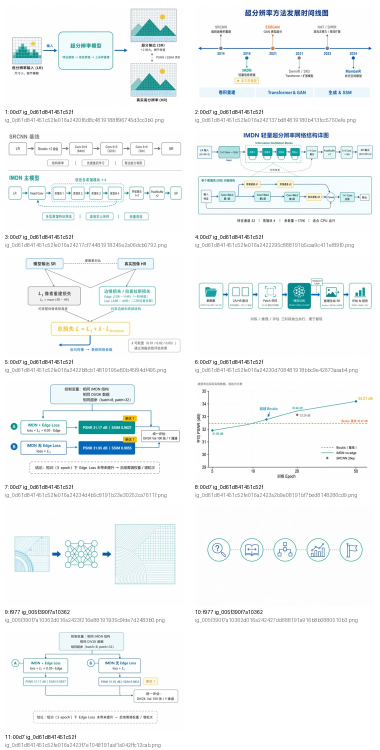
#> input picture 大三下/视觉计算/sr_course_design/report/generated_images_preview.jpg, 760 x 1500 px, found by its file name (shown at 1/2 size)
$ python -i generate_report_assets.py   (imports and definitions only)
#> lines starting #> are read from the running program, lines starting #| are printed output that depends on the picture
#> in save_visual_comparison, hr_image is the input picture: PIL image 760x1500 RGB; mean R, G, B 242.2, 246, 246.3
from __future__ import annotations

import csv
from pathlib import Path

import matplotlib.pyplot as plt
import numpy as np
from PIL import Image, ImageOps, ImageDraw


PROJECT_ROOT = Path(__file__).resolve().parents[1]
FIG_DIR = PROJECT_ROOT / "report" / "figures"
# [1 line not run here, left out]


def read_csv(path: Path) -> list[dict[str, str]]:
    with path.open("r", encoding="utf-8", newline="") as file:
        return list(csv.DictReader(file))


# [392 lines left out: functions split_epoch_runs, metric_average, save_training_curve, save_metric_bar, _metric_records, save_extended_experiment_bar and 7 more, not called in this run]


def _crop_box(image: Image.Image) -> tuple[int, int, int, int]:
    crop_w = min(480, image.width // 2)
#> crop_w = 380
    crop_h = min(480, image.height // 2)
#> crop_h = 480
    left = max(0, image.width // 2 - crop_w // 2)
#> left = 190
    top = max(0, image.height // 2 - crop_h // 2)
#> top = 510
    return left, top, left + crop_w, top + crop_h


# [5 lines left out: function _preferred_imdn_metrics_path, not called in this run]


def _preferred_imdn_result_dir() -> Path:
    long_dir = PROJECT_ROOT / "results_10pt" / "div2k" / "imdn_no_edge_50ep_x2_eval"
    if long_dir.exists():
        return long_dir
    return PROJECT_ROOT / "results" / "imdn_x2_no_edge_eval"


def save_visual_comparison(filename: str, output_name: str) -> None:
    paths = {
        "LR Input": PROJECT_ROOT / "data" / "eval" / "LR" / filename,
        "Bicubic": PROJECT_ROOT / "results" / "bicubic_x2_eval" / filename,
        "IMDN 50ep": _preferred_imdn_result_dir() / filename,
        "HR Target": PROJECT_ROOT / "data" / "eval" / "HR" / filename,
    }

    hr_image = Image.open(paths["HR Target"]).convert("RGB")
    box = _crop_box(hr_image)
#> box = (190, 510, 570, 990)

    panels: list[Image.Image] = []
    for label, path in paths.items():
        image = Image.open(path).convert("RGB")
        if label == "LR Input":
            image = image.resize((hr_image.width, hr_image.height), Image.BICUBIC)
        crop = image.crop(box)
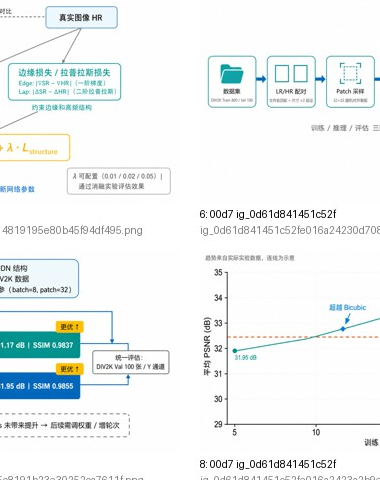
#> crop: PIL image 380x480 RGB; mean R, G, B 239.7, 244.2, 244.3
        crop = ImageOps.expand(crop, border=6, fill="white")
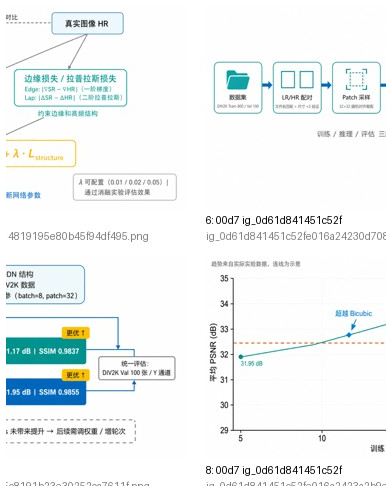
#> crop: PIL image 392x492 RGB; mean R, G, B 240.6, 244.7, 244.9
        draw = ImageDraw.Draw(crop)
        draw.rectangle((0, 0, crop.width - 1, 32), fill="white")
        draw.text((10, 8), label, fill="black")
        panels.append(crop)

    width = panels[0].width
#> width = 392
    height = panels[0].height
#> height = 492
    canvas = Image.new("RGB", (width * 2 + 20, height * 2 + 20), color=(245, 243, 238))
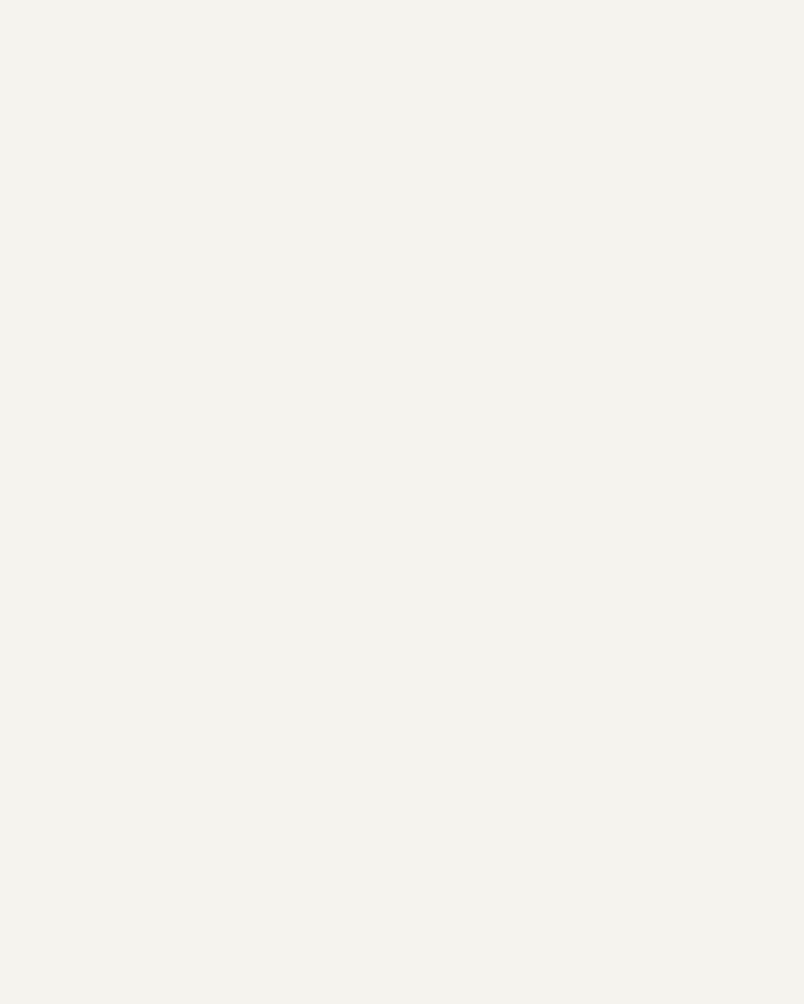
#> canvas: PIL image 804x1004 RGB; mean R, G, B 245, 243, 238
    positions = [(0, 0), (width + 20, 0), (0, height + 20), (width + 20, height + 20)]
#> positions = [(0, 0), (412, 0), (0, 512), (412, 512)]
    for panel, (x, y) in zip(panels, positions):
        canvas.paste(panel, (x, y))
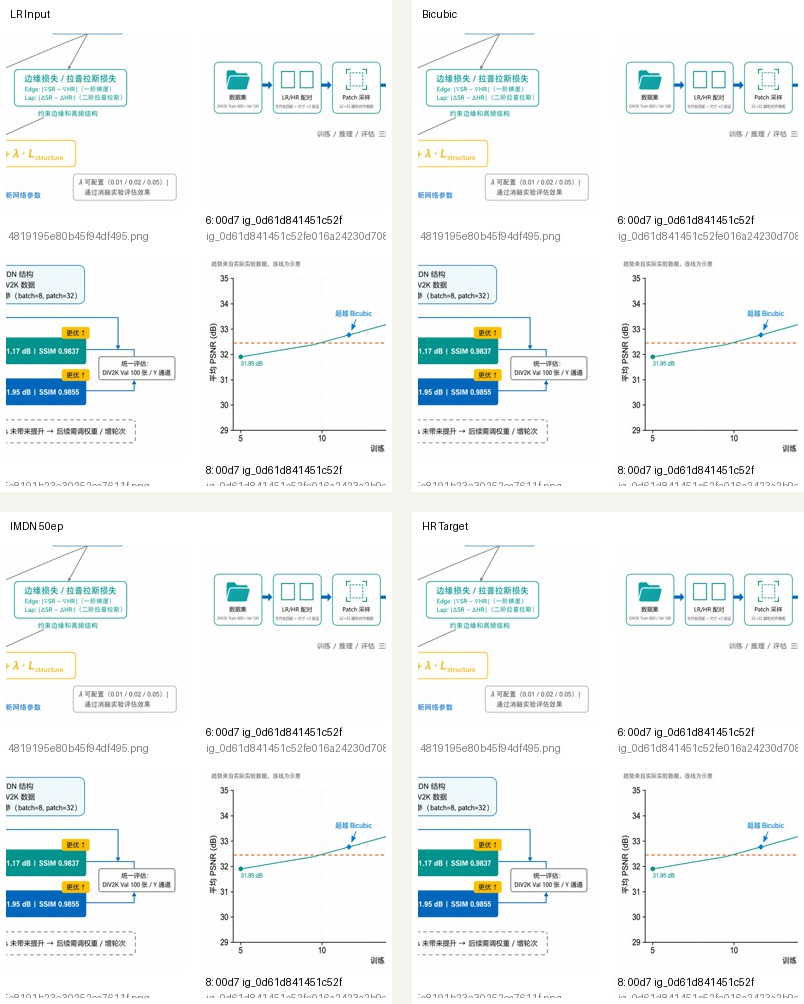
#> canvas: PIL image 804x1004 RGB; mean R, G, B 241, 244.8, 244.7

    canvas.save(FIG_DIR / output_name)


# [160 lines left out: functions save_full_training_curve_50ep, _read_config_learning_rate, save_dataset_pair_grid, save_benchmark_visual_grid, save_perceptual_metric_bar, main, not called in this run]


# [2 lines not run here, left out]

>>> result = save_visual_comparison('../report/generated_images_preview.jpg', 'out.png')
